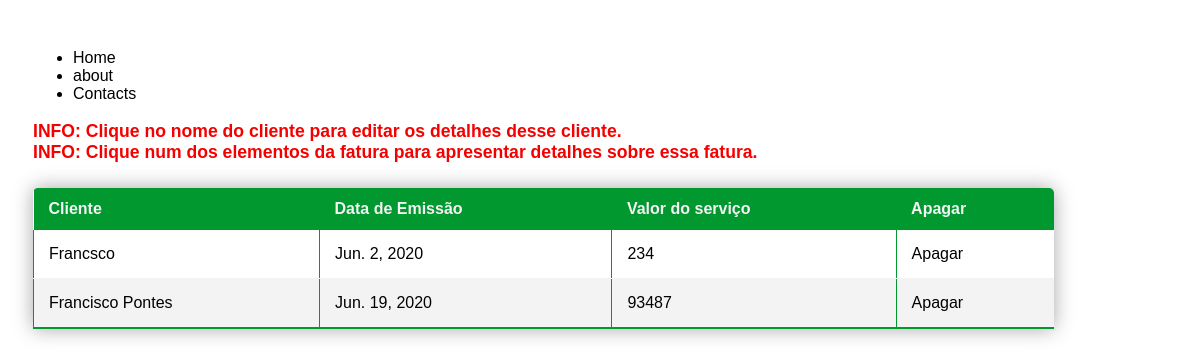
Page /database/list_invoices/ (signed in) on the earlier database version.
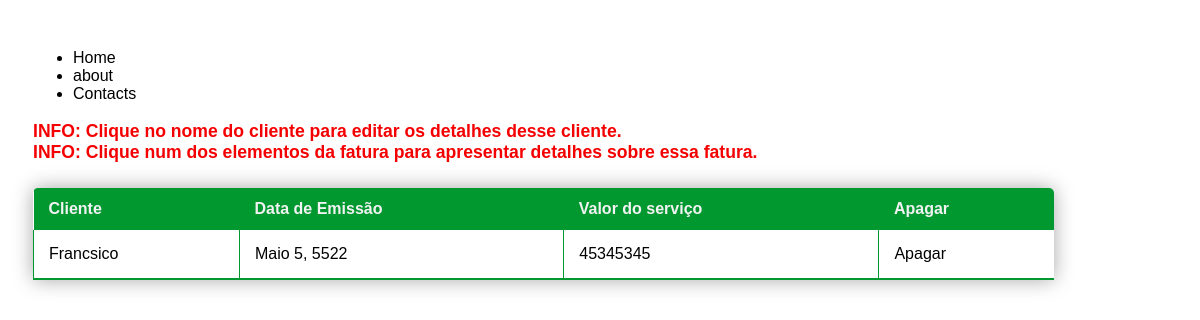
Same page on the later database version.
### database/models.py (models this page shows)
class Invoice(models.Model):
    fid = models.AutoField(unique=True, primary_key=True)
    client = models.ForeignKey(
        Client, on_delete=models.SET_NULL, null=True)
    provider_name = models.CharField(max_length=120)
    provider_nif = models.DecimalField(max_digits=9, decimal_places=0)
    service_value = models.PositiveIntegerField()
    emission_date = models.DateField()
    iva = models.DecimalField(blank=True, null=True,
                              decimal_places=2, max_digits=10)
    tax_explanation = models.TextField(blank=True, null=True)
    service_date = models.DateField(blank=True, null=True)
    def get_absolute_url(self):
        return reverse('database:invoice-detail', kwargs={'fid': self.fid})

class Client(models.Model):
    name = models.CharField(primary_key=True, unique=True, max_length=120)
    nif = models.CharField(max_length=9, unique=True)
    address = models.CharField(max_length=500, blank=True)
    zip_code = models.CharField(max_length=16)
    contact_email = models.EmailField()
    contact_phone = models.CharField(max_length=13, blank=True)
    def get_absolute_url(self):
        return reverse('database:client-detail', kwargs={'my_name': self.name})

### database/views.py (the view)
# urls.py: path('list_invoices/', list_invoice_view, name='list-invoices'),
def list_invoice_view(request):
    queryset = Invoice.objects.all()
    context = {
        'object_list': queryset
    }
    return render(request, 'database/list_views/list_invoice.html', context)

### templates/database/list_views/list_invoice.html (shortened to what this page needs)
{% load static %}
<!DOCTYPE html>
<head>
    <link rel="stylesheet" href="{% static 'lists/lists.css' %}" />
</head>
<body>
    {% include "bases/navbar.html" %}
    <main>
        {% if user.is_authenticated %}
        <p class="content__important--warn">INFO: Clique no nome do cliente para editar os detalhes desse cliente.<br>
        INFO: Clique num dos elementos da fatura para apresentar detalhes sobre essa fatura.</p>
        <table class="content__table">
            <thead>
            <tr>
                <th>Cliente</th>
                <th>Data de Emissão</th>
                <th>Valor do serviço</th>
                <th>Apagar</th>
            </tr>
            </thead>
            <tbody>
                {% for instance in object_list %}
            <tr>
                <td>
                    {% if instance.client %}
                    <a href='{{ instance.client.get_absolute_url }}'>{{ instance.client.name }}</a>
                    {% else %}
                    O cliente foi apagado.
                    {% endif %}
                </td>
                <td><a href="{{ instance.get_absolute_url }}">{{ instance.emission_date }}</a></td>
                <td><a href="{{ instance.get_absolute_url }}">{{ instance.service_value }}</a></td>
                <td><a class="btn__delete" href="{% url 'database:delete-invoice' instance.fid %}">Apagar</a></td>
            </tr>
            {% endfor %}
            </tbody>
        </table>
        {% else %}
        {% include "registration/goto_login.html" %}
        {% endif %}
    </main>
</body>
</html>

### templates/bases/navbar.html
<nav>
    <ul>
        <li>Home</li>
        <li>about</li>
        <li>Contacts</li>
    </ul>
</nav>

### static/lists/lists.css (style rules this page uses)
* { font-family: 'Noto Sans JP', sans-serif; font-size: 1.0em; box-sizing: border-box; }
.content__table { align-content: center; border-collapse: collapse; margin: 25px 0; font-size: 1.0em; min-width: 300px; width: 90%; border-radius: 5px 5px 0 0; overflow: hidden; box-shadow: 0 0 20px rgba(0,0,0, 0.35); background-color: white; }
.content__table thead tr { background-color: #029830; color: #f3f3f3; text-align: left; font-weight: 700; }
.content__table th, .content__table td { text-align: left; padding: 12px 15px; }
.content__table tbody tr td { border-bottom: 1px solid #f3f3f3; padding: 15px 15px; border-left: solid #029830 1px; }
.content__table tbody tr:last-of-type { border-bottom: 2px solid #029830; }
.content__table td a { display: block; text-decoration: none; color: #000000; }
.content__important--warn { font-weight: 800; color: #f50000; font-size: 1.1em; }

### templates/database/list_views/list_invoice.html (style rules this page uses)
body { padding: 25px; }

Differences in the rows shown:
removed Invoice: client.name "Francsco", emission_date "Jun. 2, 2020", service_value "234"
removed Invoice: client.name "Francisco Pontes", emission_date "Jun. 19, 2020", service_value "93487"
added Invoice: client.name "Francsico", emission_date "Maio 5, 5522", service_value "45345345"
